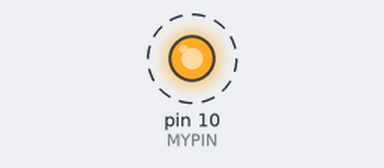
A sketch run on a simulated Arduino Uno, built with avr-gcc and run on an emulated ATmega328P. On the bench: output pins drawn as LEDs (lit = HIGH). Dashed ring = blinking. Random numbers use the default seed unless the sketch sets one; what the sketch prints to the serial monitor is not drawn.

Above: at 0.05 s.
Timing chart, 0 to 3.0 s (numbered marks = the images above):
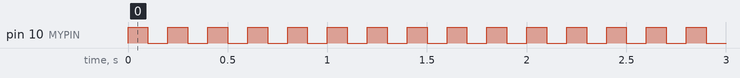

Measured:
- by itself, pin 10 (MYPIN): alternates HIGH for 0.10 s and LOW for 0.10 s

The sketch:

blinking_light.ino
```cpp
/**
 * blinking_light — Arduino Sketch
 * Created: 2026-05-08
 */

/**
 * Initial setup — Runs once when board powers on.
d */
#define MYPIN 10
void setup() {
  // Initialize serial communication (baud rate: 9600)
  Serial.begin(9600);
  pinMode(MYPIN, OUTPUT);

}

void loop() {
  digitalWrite(MYPIN, HIGH);
  delay(100);
  Serial.print("Test");
  digitalWrite(MYPIN, LOW);
  delay(100);
}
```

LinkedList.h
```cpp
#pragma once


struct Data {
    int EmployeeNumber;
    char EmployeeName[16];
};

struct LinkedListNode {

    struct LinkedListNode* NextNode;
    struct LinkedListNode* PreviousNode;
    struct Data ListData;
    int index;
};


struct Data GenerateData();

struct LinkedListNode* createNode(struct Data);

struct LinkedListNode* insertFront(struct LinkedListNode* list, struct Data data);
struct LinkedListNode* insertBack(struct LinkedListNode* list, struct Data data);
//struct LinkedListNode* insertIndex(struct LinkedListNode* list, int index, struct Data data);
void insertIndex(struct LinkedListNode* list, int index, struct Data data);

void removeFront(struct LinkedListNode* list);
void removeBack(struct LinkedListNode* list);
void removeIndex(struct LinkedListNode* list, int index);

void printList(struct LinkedListNode* list);
void printNode(struct LinkedListNode* node);
```

LinkedListFunc.c
```cpp
#include "LinkedList.h"
#include <stddef.h>
#include <stdlib.h>
#include <string.h>
#include <stdio.h>

struct Data GenerateData() {

    struct Data data;

    int ids[] = {101, 202, 303, 404, 505, 606, 707, 808};

    char* names[] = {
        "Alex", "Jordan", "Sam", "Taylor",
        "Riley", "Casey", "Morgan", "Avery"
    };

    int idIndex = rand() % 8;
    int nameIndex = rand() % 8;

    data.EmployeeNumber = ids[idIndex];

    strcpy(data.EmployeeName, names[nameIndex]);

    return data;
}


struct LinkedListNode* createNode(struct Data data) {
    struct LinkedListNode* node = malloc(sizeof(struct LinkedListNode));

    node->NextNode = NULL;
    node->PreviousNode = NULL;
    node->ListData = data;
    node->index = 0;

    return node;
}


// remember the temp is the node before we do anything
struct LinkedListNode* insertFront(struct LinkedListNode* list, struct Data data) {

    struct LinkedListNode* temp = list;

    while (temp->PreviousNode != NULL) {
        temp = temp->PreviousNode;
    }

    struct LinkedListNode* newNode = createNode(data);

    newNode->NextNode = temp;
    newNode->PreviousNode = NULL;

    temp->PreviousNode = newNode;

    while (temp != NULL) {
        temp->index += 1;
        temp = temp->NextNode;
    }
    return newNode;
}

struct LinkedListNode* insertBack(struct LinkedListNode* list, struct Data data) {

    struct LinkedListNode* temp = list;

    while (temp->NextNode != NULL) {
        temp = temp->NextNode;
    }
    struct LinkedListNode* newNode = createNode(data);

    //
    newNode->NextNode = NULL;
    newNode->PreviousNode = temp;
    newNode->index = temp->index+1;
    return newNode;

}


/*struct LinkedListNode* */ void insertIndex(struct LinkedListNode* list, int index, struct Data data) {
    struct LinkedListNode* temp = list;

    while (temp != NULL) {
        if (temp->index == index) {
            struct LinkedListNode* newNode = createNode(data); //This is the node that was asked to be made, we just need to update the suronding nodes


        }
        else {
            if (temp->NextNode == NULL){
                printf("Out of bounds of this list");
            }
            else {
                temp = temp->NextNode;
            }
        }
    }

    printNode(temp);
}


void printList(struct LinkedListNode* node) {

    struct LinkedListNode* temp = node;

    while (temp != NULL) {

        printf(
            "EmployeeNumber: %d, Name: %s, Index: %d\n",
            temp->ListData.EmployeeNumber,
            temp->ListData.EmployeeName,
            temp->index
        );

        temp = temp->NextNode;
    }
}
void printNode(struct LinkedListNode* node) {

    if (node == NULL) {
        printf("Node is null");
    }

    printf("EmployeeNumber: %d, Name: %s, Index %d\n",
        node->ListData.EmployeeNumber,
        node->ListData.EmployeeName,
        node->index
    );
}
```
